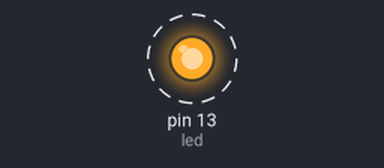
This sketch was run on a simulated Arduino Uno, built with avr-gcc and run on an emulated ATmega328P. Parts: output pins drawn as LEDs (lit = HIGH). Dashed ring = blinking. What the sketch prints to the serial monitor is not drawn.

Above: at 0.5 s.
Timing chart, 0 to 4.6 s (numbered marks = the images above):
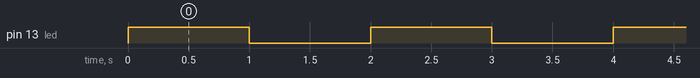

Measured:
- by itself, pin 13 (led): alternates HIGH for 1.0 s and LOW for 1.0 s

The sketch:

P3_EchoBinkled.ino
```cpp
int led = 13; //especifica el pin del led

// el pinMode le vamos a dar el valor del pin

void setup() {
  Serial.begin(9600);

  pinMode(led,OUTPUT);

}

void loop() {
  digitalWrite(led,HIGH);
  Serial.println("led prendido");
  delay(1000);
  digitalWrite(led,LOW);
  Serial.println("Led Apagado");
  delay(1000);
}
```
